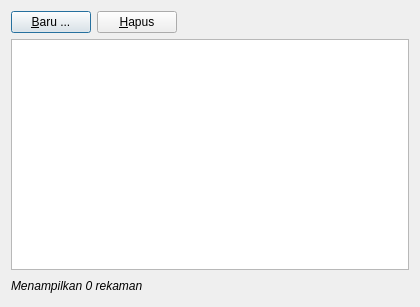
<?xml version="1.0" encoding="UTF-8"?>
<ui version="4.0">
 <class>BookManager</class>
 <widget class="QDialog" name="BookManager">
  <property name="geometry">
   <rect>
    <x>0</x>
    <y>0</y>
    <width>420</width>
    <height>307</height>
   </rect>
  </property>
  <property name="font">
   <font>
    <italic>false</italic>
   </font>
  </property>
  <property name="windowTitle">
   <string>Kelola Kitab</string>
  </property>
  <layout class="QVBoxLayout" name="verticalLayout">
   <item>
    <layout class="QHBoxLayout" name="horizontalLayout_2">
     <item>
      <widget class="QPushButton" name="addButton">
       <property name="text">
        <string>&amp;Baru ...</string>
       </property>
      </widget>
     </item>
     <item>
      <widget class="QPushButton" name="removeButton">
       <property name="text">
        <string>&amp;Hapus</string>
       </property>
      </widget>
     </item>
     <item>
      <spacer name="horizontalSpacer_2">
       <property name="orientation">
        <enum>Qt::Horizontal</enum>
       </property>
       <property name="sizeHint" stdset="0">
        <size>
         <width>148</width>
         <height>20</height>
        </size>
       </property>
      </spacer>
     </item>
    </layout>
   </item>
   <item>
    <widget class="QTableView" name="tableView">
     <property name="alternatingRowColors">
      <bool>true</bool>
     </property>
     <property name="selectionMode">
      <enum>QAbstractItemView::SingleSelection</enum>
     </property>
     <property name="selectionBehavior">
      <enum>QAbstractItemView::SelectRows</enum>
     </property>
     <property name="verticalScrollMode">
      <enum>QAbstractItemView::ScrollPerItem</enum>
     </property>
     <property name="sortingEnabled">
      <bool>true</bool>
     </property>
     <property name="cornerButtonEnabled">
      <bool>false</bool>
     </property>
     <attribute name="horizontalHeaderVisible">
      <bool>true</bool>
     </attribute>
     <attribute name="horizontalHeaderStretchLastSection">
      <bool>true</bool>
     </attribute>
     <attribute name="verticalHeaderVisible">
      <bool>false</bool>
     </attribute>
     <attribute name="verticalHeaderDefaultSectionSize">
      <number>21</number>
     </attribute>
    </widget>
   </item>
   <item>
    <layout class="QHBoxLayout" name="horizontalLayout">
     <item>
      <widget class="QLabel" name="infoLabel">
       <property name="font">
        <font>
         <italic>true</italic>
        </font>
       </property>
       <property name="text">
        <string>Menampilkan 0 rekaman</string>
       </property>
      </widget>
     </item>
     <item>
      <spacer name="horizontalSpacer">
       <property name="orientation">
        <enum>Qt::Horizontal</enum>
       </property>
       <property name="sizeHint" stdset="0">
        <size>
         <width>228</width>
         <height>20</height>
        </size>
       </property>
      </spacer>
     </item>
    </layout>
   </item>
  </layout>
 </widget>
 <resources/>
 <connections/>
</ui>
